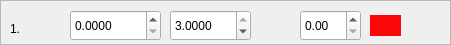
      <widget class="QFrame" name="hot1">
       <property name="geometry">
        <rect>
         <x>0</x>
         <y>60</y>
         <width>451</width>
         <height>45</height>
        </rect>
       </property>
       <property name="frameShape">
        <enum>QFrame::StyledPanel</enum>
       </property>
       <property name="frameShadow">
        <enum>QFrame::Raised</enum>
       </property>
       <widget class="QLabel" name="label_21">
        <property name="geometry">
         <rect>
          <x>10</x>
          <y>20</y>
          <width>21</width>
          <height>17</height>
         </rect>
        </property>
        <property name="text">
         <string>1.</string>
        </property>
       </widget>
       <widget class="QDoubleSpinBox" name="b1">
        <property name="geometry">
         <rect>
          <x>70</x>
          <y>10</y>
          <width>91</width>
          <height>31</height>
         </rect>
        </property>
        <property name="decimals">
         <number>4</number>
        </property>
        <property name="maximum">
         <double>3.000000000000000</double>
        </property>
        <property name="singleStep">
         <double>0.000100000000000</double>
        </property>
       </widget>
       <widget class="QDoubleSpinBox" name="e1">
        <property name="geometry">
         <rect>
          <x>170</x>
          <y>10</y>
          <width>81</width>
          <height>31</height>
         </rect>
        </property>
        <property name="decimals">
         <number>4</number>
        </property>
        <property name="maximum">
         <double>3.000000000000000</double>
        </property>
        <property name="singleStep">
         <double>0.000100000000000</double>
        </property>
        <property name="value">
         <double>3.000000000000000</double>
        </property>
       </widget>
       <widget class="QDoubleSpinBox" name="rate1">
        <property name="geometry">
         <rect>
          <x>300</x>
          <y>10</y>
          <width>61</width>
          <height>31</height>
         </rect>
        </property>
        <property name="maximum">
         <double>1.000000000000000</double>
        </property>
        <property name="singleStep">
         <double>0.010000000000000</double>
        </property>
       </widget>
       <widget class="QGraphicsView" name="ch1">
        <property name="geometry">
         <rect>
          <x>370</x>
          <y>15</y>
          <width>31</width>
          <height>21</height>
         </rect>
        </property>
        <property name="palette">
         <palette>
          <active>
           <colorrole role="WindowText">
            <brush brushstyle="SolidPattern">
             <color alpha="255">
              <red>253</red>
              <green>2</green>
              <blue>2</blue>
             </color>
            </brush>
           </colorrole>
           <colorrole role="Button">
            <brush brushstyle="SolidPattern">
             <color alpha="255">
              <red>253</red>
              <green>6</green>
              <blue>6</blue>
             </color>
            </brush>
           </colorrole>
           <colorrole role="Light">
            <brush brushstyle="SolidPattern">
             <color alpha="255">
              <red>255</red>
              <green>131</green>
              <blue>131</blue>
             </color>
            </brush>
           </colorrole>
           <colorrole role="Midlight">
            <brush brushstyle="SolidPattern">
             <color alpha="255">
              <red>254</red>
              <green>68</green>
              <blue>68</blue>
             </color>
            </brush>
           </colorrole>
           <colorrole role="Dark">
            <brush brushstyle="SolidPattern">
             <color alpha="255">
              <red>126</red>
              <green>3</green>
              <blue>3</blue>
             </color>
            </brush>
           </colorrole>
           <colorrole role="Mid">
            <brush brushstyle="SolidPattern">
             <color alpha="255">
              <red>169</red>
              <green>4</green>
              <blue>4</blue>
             </color>
            </brush>
           </colorrole>
           <colorrole role="Text">
            <brush brushstyle="SolidPattern">
             <color alpha="255">
              <red>0</red>
              <green>0</green>
              <blue>0</blue>
             </color>
            </brush>
           </colorrole>
           <colorrole role="BrightText">
            <brush brushstyle="SolidPattern">
             <color alpha="255">
              <red>255</red>
              <green>255</green>
              <blue>255</blue>
             </color>
            </brush>
           </colorrole>
           <colorrole role="ButtonText">
            <brush brushstyle="SolidPattern">
             <color alpha="255">
              <red>0</red>
              <green>0</green>
              <blue>0</blue>
             </color>
            </brush>
           </colorrole>
           <colorrole role="Base">
            <brush brushstyle="SolidPattern">
             <color alpha="255">
              <red>252</red>
              <green>7</green>
              <blue>7</blue>
             </color>
            </brush>
           </colorrole>
           <colorrole role="Window">
            <brush brushstyle="SolidPattern">
             <color alpha="255">
              <red>253</red>
              <green>6</green>
              <blue>6</blue>
             </color>
            </brush>
           </colorrole>
           <colorrole role="Shadow">
            <brush brushstyle="SolidPattern">
             <color alpha="255">
              <red>253</red>
              <green>2</green>
              <blue>2</blue>
             </color>
            </brush>
           </colorrole>
           <colorrole role="AlternateBase">
            <brush brushstyle="SolidPattern">
             <color alpha="255">
              <red>254</red>
              <green>130</green>
              <blue>130</blue>
             </color>
            </brush>
           </colorrole>
           <colorrole role="ToolTipBase">
            <brush brushstyle="SolidPattern">
             <color alpha="255">
              <red>255</red>
              <green>255</green>
              <blue>220</blue>
             </color>
            </brush>
           </colorrole>
           <colorrole role="ToolTipText">
            <brush brushstyle="SolidPattern">
             <color alpha="255">
              <red>0</red>
              <green>0</green>
              <blue>0</blue>
             </color>
            </brush>
           </colorrole>
          </active>
          <inactive>
           <colorrole role="WindowText">
            <brush brushstyle="SolidPattern">
             <color alpha="255">
              <red>253</red>
              <green>2</green>
              <blue>2</blue>
             </color>
            </brush>
           </colorrole>
           <colorrole role="Button">
            <brush brushstyle="SolidPattern">
             <color alpha="255">
              <red>253</red>
              <green>6</green>
              <blue>6</blue>
             </color>
            </brush>
           </colorrole>
           <colorrole role="Light">
            <brush brushstyle="SolidPattern">
             <color alpha="255">
              <red>255</red>
              <green>131</green>
              <blue>131</blue>
             </color>
            </brush>
           </colorrole>
           <colorrole role="Midlight">
            <brush brushstyle="SolidPattern">
             <color alpha="255">
              <red>254</red>
              <green>68</green>
              <blue>68</blue>
             </color>
            </brush>
           </colorrole>
           <colorrole role="Dark">
            <brush brushstyle="SolidPattern">
             <color alpha="255">
              <red>126</red>
              <green>3</green>
              <blue>3</blue>
             </color>
            </brush>
           </colorrole>
           <colorrole role="Mid">
            <brush brushstyle="SolidPattern">
             <color alpha="255">
              <red>169</red>
              <green>4</green>
              <blue>4</blue>
             </color>
            </brush>
           </colorrole>
           <colorrole role="Text">
            <brush brushstyle="SolidPattern">
             <color alpha="255">
              <red>0</red>
              <green>0</green>
              <blue>0</blue>
             </color>
            </brush>
           </colorrole>
           <colorrole role="BrightText">
            <brush brushstyle="SolidPattern">
             <color alpha="255">
              <red>255</red>
              <green>255</green>
              <blue>255</blue>
             </color>
            </brush>
           </colorrole>
           <colorrole role="ButtonText">
            <brush brushstyle="SolidPattern">
             <color alpha="255">
              <red>0</red>
              <green>0</green>
              <blue>0</blue>
             </color>
            </brush>
           </colorrole>
           <colorrole role="Base">
            <brush brushstyle="SolidPattern">
             <color alpha="255">
              <red>252</red>
              <green>7</green>
              <blue>7</blue>
             </color>
            </brush>
           </colorrole>
           <colorrole role="Window">
            <brush brushstyle="SolidPattern">
             <color alpha="255">
              <red>253</red>
              <green>6</green>
              <blue>6</blue>
             </color>
            </brush>
           </colorrole>
           <colorrole role="Shadow">
            <brush brushstyle="SolidPattern">
             <color alpha="255">
              <red>253</red>
              <green>2</green>
              <blue>2</blue>
             </color>
            </brush>
           </colorrole>
           <colorrole role="AlternateBase">
            <brush brushstyle="SolidPattern">
             <color alpha="255">
              <red>254</red>
              <green>130</green>
              <blue>130</blue>
             </color>
            </brush>
           </colorrole>
           <colorrole role="ToolTipBase">
            <brush brushstyle="SolidPattern">
             <color alpha="255">
              <red>255</red>
              <green>255</green>
              <blue>220</blue>
             </color>
            </brush>
           </colorrole>
           <colorrole role="ToolTipText">
            <brush brushstyle="SolidPattern">
             <color alpha="255">
              <red>0</red>
              <green>0</green>
              <blue>0</blue>
             </color>
            </brush>
           </colorrole>
          </inactive>
          <disabled>
           <colorrole role="WindowText">
            <brush brushstyle="SolidPattern">
             <color alpha="255">
              <red>126</red>
              <green>3</green>
              <blue>3</blue>
             </color>
            </brush>
           </colorrole>
           <colorrole role="Button">
            <brush brushstyle="SolidPattern">
             <color alpha="255">
              <red>253</red>
              <green>6</green>
              <blue>6</blue>
             </color>
            </brush>
           </colorrole>
           <colorrole role="Light">
            <brush brushstyle="SolidPattern">
             <color alpha="255">
              <red>255</red>
              <green>131</green>
              <blue>131</blue>
             </color>
            </brush>
           </colorrole>
           <colorrole role="Midlight">
            <brush brushstyle="SolidPattern">
             <color alpha="255">
              <red>254</red>
              <green>68</green>
              <blue>68</blue>
             </color>
            </brush>
           </colorrole>
           <colorrole role="Dark">
            <brush brushstyle="SolidPattern">
             <color alpha="255">
              <red>126</red>
              <green>3</green>
              <blue>3</blue>
             </color>
            </brush>
           </colorrole>
           <colorrole role="Mid">
            <brush brushstyle="SolidPattern">
             <color alpha="255">
              <red>169</red>
              <green>4</green>
              <blue>4</blue>
             </color>
            </brush>
           </colorrole>
           <colorrole role="Text">
            <brush brushstyle="SolidPattern">
             <color alpha="255">
              <red>126</red>
              <green>3</green>
              <blue>3</blue>
             </color>
            </brush>
           </colorrole>
           <colorrole role="BrightText">
            <brush brushstyle="SolidPattern">
             <color alpha="255">
              <red>255</red>
              <green>255</green>
              <blue>255</blue>
             </color>
            </brush>
           </colorrole>
           <colorrole role="ButtonText">
            <brush brushstyle="SolidPattern">
             <color alpha="255">
              <red>126</red>
              <green>3</green>
              <blue>3</blue>
             </color>
            </brush>
           </colorrole>
           <colorrole role="Base">
            <brush brushstyle="SolidPattern">
             <color alpha="255">
              <red>253</red>
              <green>6</green>
              <blue>6</blue>
             </color>
            </brush>
           </colorrole>
           <colorrole role="Window">
            <brush brushstyle="SolidPattern">
             <color alpha="255">
              <red>253</red>
              <green>6</green>
              <blue>6</blue>
             </color>
            </brush>
           </colorrole>
           <colorrole role="Shadow">
            <brush brushstyle="SolidPattern">
             <color alpha="255">
              <red>253</red>
              <green>2</green>
              <blue>2</blue>
             </color>
            </brush>
           </colorrole>
           <colorrole role="AlternateBase">
            <brush brushstyle="SolidPattern">
             <color alpha="255">
              <red>253</red>
              <green>6</green>
              <blue>6</blue>
             </color>
            </brush>
           </colorrole>
           <colorrole role="ToolTipBase">
            <brush brushstyle="SolidPattern">
             <color alpha="255">
              <red>255</red>
              <green>255</green>
              <blue>220</blue>
             </color>
            </brush>
           </colorrole>
           <colorrole role="ToolTipText">
            <brush brushstyle="SolidPattern">
             <color alpha="255">
              <red>0</red>
              <green>0</green>
              <blue>0</blue>
             </color>
            </brush>
           </colorrole>
          </disabled>
         </palette>
        </property>
        <property name="frameShape">
         <enum>QFrame::NoFrame</enum>
        </property>
       </widget>
      </widget>
